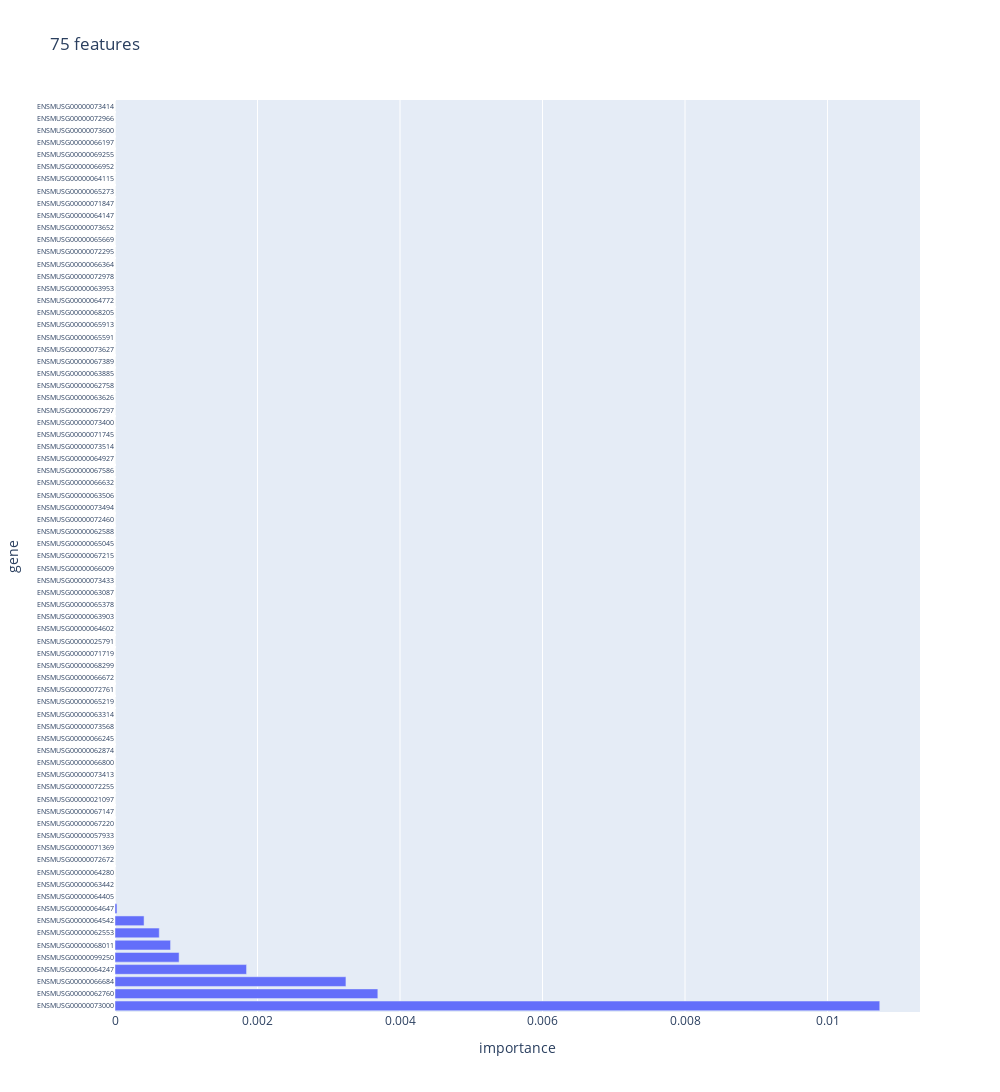

Source (notebook cell):
### Code cell
plot_features(
    PhenotypeFeatureScorer(trainer).get_features(top_k=500, ignore_zeros=False)
)

### Figure 1 — Plotly figure (JSON) as saved in the notebook; plotly's stock layout.template omitted (floating-point values rounded to 4 significant figures)
{"data": [{"alignmentgroup": "True", "hovertemplate": "importance=%{x}<br>gene=%{y}<extra></extra>", "legendgroup": "", "marker": {"color": "#636efa", "pattern": {"shape": ""}}, "name": "", "offsetgroup": "", "orientation": "h", "showlegend": false, "textposition": "auto", "type": "bar", "x": [0.01073, 0.003689, 0.003241, 0.001846, 0.0008996, 0.0007799, 0.0006211, 0.0004081, 2.784e-05, 0, 0, 0, 0, 0, 0, 0, 0, 0, 0, 0, 0, 0, 0, 0, 0, 0, 0, 0, 0, 0, 0, 0, 0, 0, 0, 0, 0, 0, 0, 0, 0, 0, 0, 0, 0, 0, 0, 0, 0, 0, 0, 0, 0, 0, 0, 0, 0, 0, 0, 0, 0, 0, 0, 0, 0, 0, 0, 0, 0, 0, 0, 0, 0, 0, 0], "xaxis": "x", "y": ["ENSMUSG00000073000", "ENSMUSG00000062760", "ENSMUSG00000066684", "ENSMUSG00000064247", "ENSMUSG00000099250", "ENSMUSG00000068011", "ENSMUSG00000062553", "ENSMUSG00000064542", "ENSMUSG00000064647", "ENSMUSG00000064405", "ENSMUSG00000063442", "ENSMUSG00000064280", "ENSMUSG00000072672", "ENSMUSG00000071369", "ENSMUSG00000057933", "ENSMUSG00000067220", "ENSMUSG00000067147", "ENSMUSG00000021097", "ENSMUSG00000072255", "ENSMUSG00000073413", "ENSMUSG00000066800", "ENSMUSG00000062874", "ENSMUSG00000066245", "ENSMUSG00000073568", "ENSMUSG00000063314", "ENSMUSG00000065219", "ENSMUSG00000072761", "ENSMUSG00000066672", "ENSMUSG00000068299", "ENSMUSG00000071719", "ENSMUSG00000025791", "ENSMUSG00000064602", "ENSMUSG00000063903", "ENSMUSG00000065378", "ENSMUSG00000063087", "ENSMUSG00000073433", "ENSMUSG00000066009", "ENSMUSG00000067215", "ENSMUSG00000065045", "ENSMUSG00000062588", "ENSMUSG00000072460", "ENSMUSG00000073494", "ENSMUSG00000063506", "ENSMUSG00000066632", "ENSMUSG00000067586", "ENSMUSG00000064927", "ENSMUSG00000073514", "ENSMUSG00000071745", "ENSMUSG00000073400", "ENSMUSG00000067297", "ENSMUSG00000063626", "ENSMUSG00000062758", "ENSMUSG00000063885", "ENSMUSG00000067389", "ENSMUSG00000073627", "ENSMUSG00000065591", "ENSMUSG00000065913", "ENSMUSG00000068205", "ENSMUSG00000064772", "ENSMUSG00000063953", "ENSMUSG00000072978", "ENSMUSG00000066364", "ENSMUSG00000072295", "ENSMUSG00000065669", "ENSMUSG00000073652", "ENSMUSG00000064147", "ENSMUSG00000071847", "ENSMUSG00000065273", "ENSMUSG00000064115", "ENSMUSG00000066952", "ENSMUSG00000069255", "ENSMUSG00000066197", "ENSMUSG00000073600", "ENSMUSG00000072966", "ENSMUSG00000073414"], "yaxis": "y"}], "layout": {"barmode": "relative", "height": 1600, "legend": {"tracegroupgap": 0}, "title": {"text": "75 features"}, "width": 1000, "xaxis": {"anchor": "y", "domain": [0, 1], "title": {"text": "importance"}}, "yaxis": {"anchor": "x", "domain": [0, 1], "tickfont": {"size": 7}, "title": {"text": "gene"}}}}
